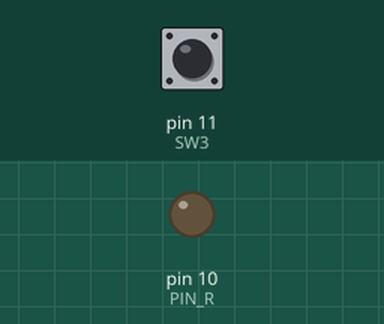
Simulated run of this sketch. Board: Arduino Uno, built with avr-gcc and run on an emulated ATmega328P. Parts: output pins drawn as LEDs (lit = HIGH). The inputs (shaded band) are chosen by the test bench; at power-on: pin 11 (SW3) HIGH.

Above: at 1.2 s.
1.3 s: pin 11 (SW3) pulled LOW for 0.15 s
At 1.37 s:
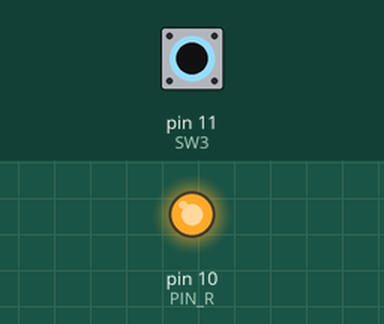
2.9 s: pin 11 (SW3) pulled LOW for 3.2 s
At 6.8 s:
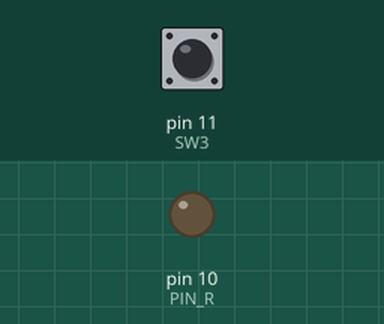
Timing chart, 0 to 8.3 s (numbered marks = the images above; inputs shaded):
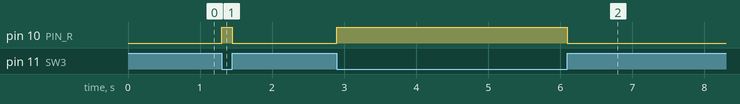

The sketch:

02_ButtonToggleLed.ino
```cpp
// 예제 2: 스위치 입력 기본(digitalRead()함수)
// R LED - D10
// SW1 - D13

const uint8_t PIN_R = 10;
const uint8_t SW1 = 13;
const uint8_t SW2 = 12;
const uint8_t SW3 = 11;


void setup() {
  pinMode(PIN_R, OUTPUT); // D10 핀을 출력 모드로 설정
  pinMode(SW1, INPUT); // D13 핀을 입력 모드로 설정
}

void loop() {
  // SW1 OFF - HIGH, ON - LOW
  if(!digitalRead(SW3)){
    digitalWrite(PIN_R, HIGH); // R LED ON
  }
  else{
    digitalWrite(PIN_R, LOW); // R LED OFF
  }
}
```

Measured:
- after the input at 1.3 s, pin 10 (PIN_R): LOW → HIGH at once, → LOW 0.15 s later
- after the input at 2.9 s, pin 10 (PIN_R): LOW → HIGH at once, → LOW 3.2 s later
